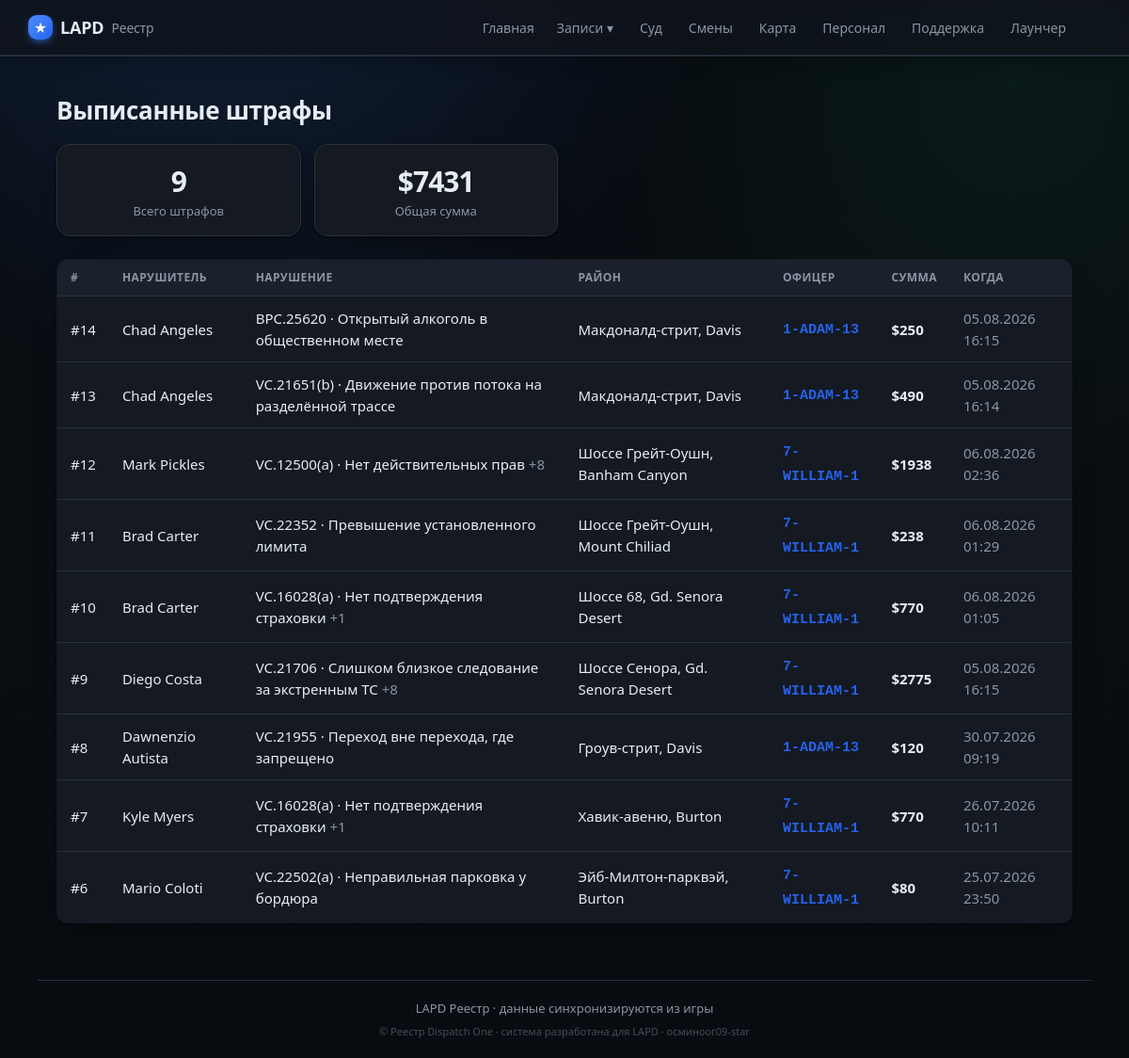
Page /citations on the committed database.
### tables this page shows
CREATE TABLE citations (
                id INTEGER PRIMARY KEY AUTOINCREMENT,
                external_id TEXT UNIQUE,
                officer_id INTEGER,
                subject_name TEXT,
                issued_at TEXT,
                location TEXT,
                charges TEXT,
                fine INTEGER DEFAULT 0,
                notes TEXT
            );

CREATE TABLE officers (
                id INTEGER PRIMARY KEY AUTOINCREMENT,
                callsign TEXT UNIQUE NOT NULL,
                name TEXT
            , current_status TEXT, status_since TEXT, rank TEXT, department TEXT, discord TEXT, is_admin INTEGER);

### app/main.py (the view)
@app.route("/citations")
def citations():
    return render_template("citations.html", citations=db.list_citations(300),
                           summary=db.citations_summary())

### app/db.py (called while the page is built)
def fmt_dt(iso):
    try:
        dt = datetime.datetime.fromisoformat(iso)
        return dt.strftime("%d.%m.%Y %H:%M")
    except Exception:
        return iso or "—"

@contextmanager
def get_conn():
    conn = sqlite3.connect(config.DB_PATH)
    conn.row_factory = sqlite3.Row
    try:
        yield conn
        conn.commit()
    finally:
        conn.close()

def _jsonlist(val):
    if not val:
        return []
    try:
        return json.loads(val)
    except Exception:
        return [x.strip() for x in str(val).split(",") if x.strip()]

def _replace_mojibake_pairs(s):
    for bad, good in sorted(_MOJI_TO_CYR.items(), key=lambda x: len(x[0]), reverse=True):
        s = s.replace(bad, good)
    return s

def _fix_rooms(s):
    return re.sub(r"(\d)([А-Я])", lambda m: m.group(1) + _CYR2LAT.get(m.group(2), m.group(2)), s)

def _fix_mojibake(s):
    if not s or not isinstance(s, str):
        return s
    try:
        fixed = s.encode("cp1251").decode("utf-8")
    except (UnicodeEncodeError, UnicodeDecodeError):
        fixed = s
    else:
        return fixed if re.search(r"[А-Яа-яЁё]", fixed) else s
    def repl(m):
        chunk = m.group(0)
        if not re.search(r"[ЉЊЂЃІЌљњђѓіќ№°]", chunk):
            return chunk
        try:
            return chunk.encode("cp1251").decode("utf-8")
        except (UnicodeEncodeError, UnicodeDecodeError):
            return chunk
    return _replace_mojibake_pairs(re.sub(r"[\u0400-\u04ff\u00a0\u2116°-]+", repl, s))

def _row_to_citation(r):
    d = dict(r)
    d["charges"] = [localize(x) for x in _jsonlist(r["charges"])]
    d["issued_fmt"] = fmt_dt(r["issued_at"]) if r["issued_at"] else "—"
    return d

def list_citations(limit=200, officer_id=None):
    q = """SELECT citations.*, officers.callsign, officers.name AS officer_name
           FROM citations LEFT JOIN officers ON officers.id = citations.officer_id"""
    params = []
    if officer_id:
        q += " WHERE citations.officer_id=?"; params.append(officer_id)
    q += " ORDER BY citations.id DESC LIMIT ?"; params.append(limit)
    with get_conn() as c:
        return [_row_to_citation(r) for r in c.execute(q, params).fetchall()]

### app/main.py (called while the page is built)
@app.context_processor
def inject_globals():
    return {"community": config.COMMUNITY_NAME, "STATUS_RU": db.STATUS_RU,
            "staff_label": db.staff_label,
            "static_export": os.environ.get("STATIC_EXPORT") == "1",
            "build_id": time.strftime("%Y%m%d")}

### app/templates/citations.html (shortened to what this page needs)
{% extends "base.html" %}
{% block content %}
<h1>Выписанные штрафы</h1>
<section class="stats">
  <div class="stat"><div class="num">{{ summary.count }}</div><div class="lbl">Всего штрафов</div></div>
  <div class="stat"><div class="num">${{ summary.total_fine }}</div><div class="lbl">Общая сумма</div></div>
</section>
{% if citations %}
<table class="tbl">
  <thead><tr><th>#</th><th>Нарушитель</th><th>Нарушение</th><th>Район</th><th>Офицер</th><th>Сумма</th><th>Когда</th></tr></thead>
  <tbody>
  {% for c in citations %}
    <tr onclick="location='{{ url_for('citation_view', cid=c.id) }}'">
      <td><a class="row-link" href="{{ url_for('citation_view', cid=c.id) }}" onclick="event.stopPropagation()">#{{ c.id }}</a></td>
      <td><a class="row-link" href="{{ url_for('file_view', name=c.subject_name) }}" onclick="event.stopPropagation()">{{ c.subject_name }}</a></td>
      <td>{% if c.charges %}{{ c.charges[0] }}{% if c.charges|length > 1 %}
            <span class="muted">+{{ c.charges|length - 1 }}</span>{% endif %}{% else %}—{% endif %}</td>
      <td>{{ c.location or '—' }}</td>
      <td>{% if c.callsign %}<a class="cs" href="{{ url_for('officer_view', callsign=c.callsign) }}" onclick="event.stopPropagation()">{{ c.callsign }}</a>{% else %}—{% endif %}</td>
      <td><b>${{ c.fine }}</b></td>
      <td class="muted">{{ c.issued_fmt }}</td>
    </tr>
  {% endfor %}
  </tbody>
</table>
{% else %}
  <p class="empty">Штрафов пока нет<span class="empty-sub">Появятся после игры.</span></p>
{% endif %}
{% endblock %}

### app/static/style.css (style rules this page uses)
:root { --bg:#0a0d12; --surface:#141922; --surface2:#1b212c; --border:#28313d; --text:#e7edf4; --muted:#8b95a4; --accent:#3b82f6; --accent2:#2563eb; --wanted:#ef4444; --ok:#22c55e; --gold:#eab308; --shadow:0 1px 2px rgba(0,0,0,.5), 0 12px 28px -16px rgba(0,0,0,.7); --radius:14px; }
* { box-sizing:border-box }
body { margin:0;background:var(--bg);color:var(--text); font-family:system-ui,-apple-system,"Segoe UI",Roboto,sans-serif;font-size:15px;line-height:1.5 }
a { color:inherit;text-decoration:none }
h1 { font-size:24px;margin:.2em 0 .6em }
.stats { display:grid;grid-template-columns:repeat(4,1fr);gap:14px;margin-bottom:24px }
.stat { background:var(--surface);border:1px solid var(--border);border-radius:12px;padding:16px;text-align:center }
.stat .num { font-size:30px;font-weight:700 }
.stat .lbl { color:var(--muted);font-size:13px }
.tbl { width:100%;border-collapse:collapse;background:var(--surface);border:1px solid var(--border);border-radius:12px;overflow:hidden }
.tbl th { text-align:left;font-size:12px;text-transform:uppercase;letter-spacing:.4px;color:var(--muted); padding:10px 14px;border-bottom:1px solid var(--border) }
.tbl td { padding:11px 14px;border-bottom:1px solid var(--border) }
.tbl tbody tr { cursor:pointer;transition:background .12s }
.tbl tbody tr:last-child td { border-bottom:none }
.row-link { color:var(--text);text-decoration:none }
.cs { font-family:ui-monospace,Consolas,monospace;color:var(--gold);font-weight:600 }
.muted { color:var(--muted) }
body { font-size:15px;-webkit-font-smoothing:antialiased;text-rendering:optimizeLegibility }
h1 { font-size:26px;font-weight:700;letter-spacing:-.3px }
.card,.stat,.tbl,.staff-row,.court-row,.officer-card,.district,.faq p,.dutylog li,.pen,.metric { box-shadow:var(--shadow) }
.card,.stat,.officer-card { border-radius:var(--radius) }
.stat { transition:transform .15s,border-color .15s }
.stat .num { letter-spacing:-1px }
main a.cs,main a[href]:not(.btn):not(.chip):not(.tag):hover { color:var(--accent2) }
.tbl th { background:var(--surface2) }
.tbl td { padding:12px 14px }
body { background: radial-gradient(circle at 20% -10%,rgba(59,130,246,.18),transparent 34%), radial-gradient(circle at 90% 8%,rgba(34,197,94,.08),transparent 30%), linear-gradient(180deg,#070b11 0%,#0a0d12 42%,#080b10 100%); }

### rows in the picture
citations: id "14", subject_name "Chad Angeles", charges "BPC.25620 · Открытый алкоголь в общественном месте", location "Макдоналд-стрит, Davis", callsign "1-ADAM-13", fine "250", issued_fmt "05.08.2026 16:15"
citations: id "13", subject_name "Chad Angeles", charges "VC.21651(b) · Движение против потока на разделённой трассе", location "Макдоналд-стрит, Davis", callsign "1-ADAM-13", fine "490", issued_fmt "05.08.2026 16:14"
citations: id "12", subject_name "Mark Pickles", charges "VC.12500(a) · Нет действительных прав", charges|length "8", location "Шоссе Грейт-Оушн, Banham Canyon", callsign "7-WILLIAM-1", fine "1938", issued_fmt "06.08.2026 02:36"
citations: id "11", subject_name "Brad Carter", charges "VC.22352 · Превышение установленного лимита", location "Шоссе Грейт-Оушн, Mount Chiliad", callsign "7-WILLIAM-1", fine "238", issued_fmt "06.08.2026 01:29"
citations: id "10", subject_name "Brad Carter", charges "VC.16028(a) · Нет подтверждения страховки", charges|length "1", location "Шоссе 68, Gd. Senora Desert", callsign "7-WILLIAM-1", fine "770", issued_fmt "06.08.2026 01:05"
citations: id "9", subject_name "Diego Costa", charges "VC.21706 · Слишком близкое следование за экстренным ТС", charges|length "8", location "Шоссе Сенора, Gd. Senora Desert", callsign "7-WILLIAM-1", fine "2775", issued_fmt "05.08.2026 16:15"
citations: id "8", subject_name "Dawnenzio Autista", charges "VC.21955 · Переход вне перехода, где запрещено", location "Гроув-стрит, Davis", callsign "1-ADAM-13", fine "120", issued_fmt "30.07.2026 09:19"
citations: id "7", subject_name "Kyle Myers", charges "VC.16028(a) · Нет подтверждения страховки", charges|length "1", location "Хавик-авеню, Burton", callsign "7-WILLIAM-1", fine "770", issued_fmt "26.07.2026 10:11"
citations: id "6", subject_name "Mario Coloti", charges "VC.22502(a) · Неправильная парковка у бордюра", location "Эйб-Милтон-парквэй, Burton", callsign "7-WILLIAM-1", fine "80", issued_fmt "25.07.2026 23:50"

### other values in the picture
{{ community }} "LAPD"
{{ summary.count }} "9"
{{ summary.total_fine }} "7431"
